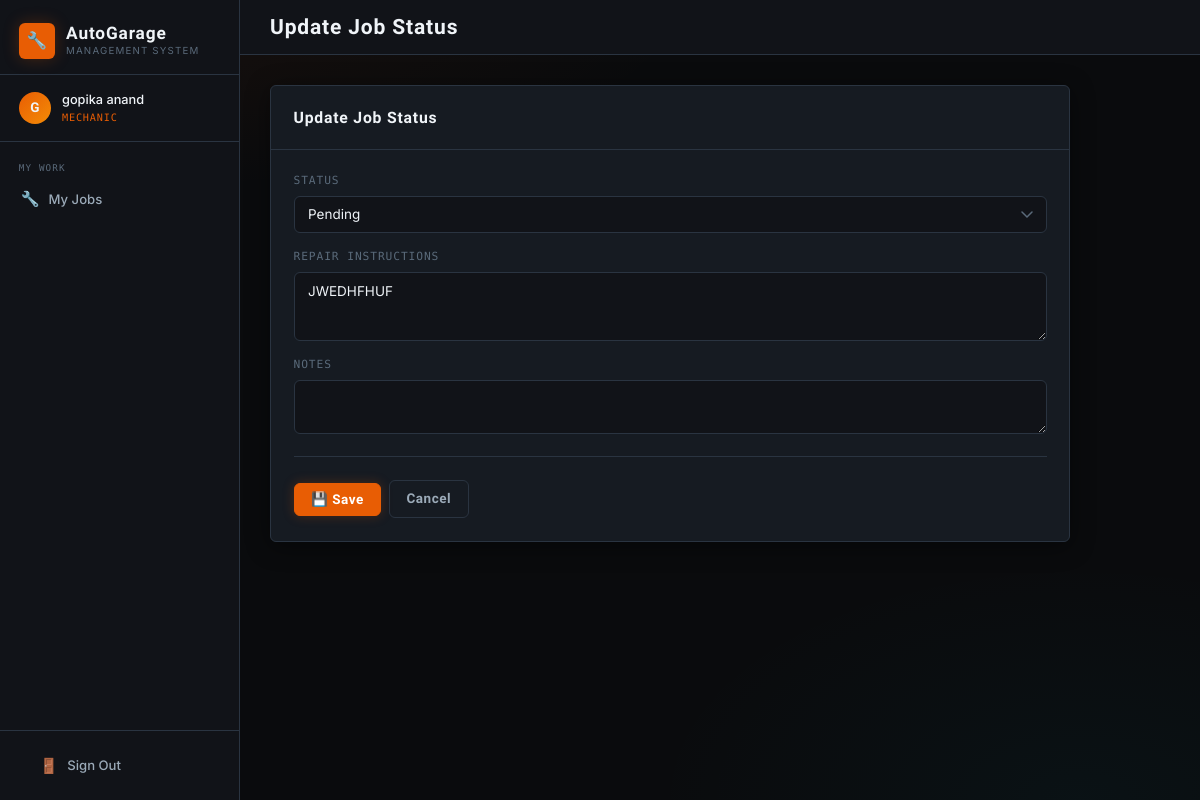
The page /jobs/1/status/ (signed in) on the database as committed earlier.
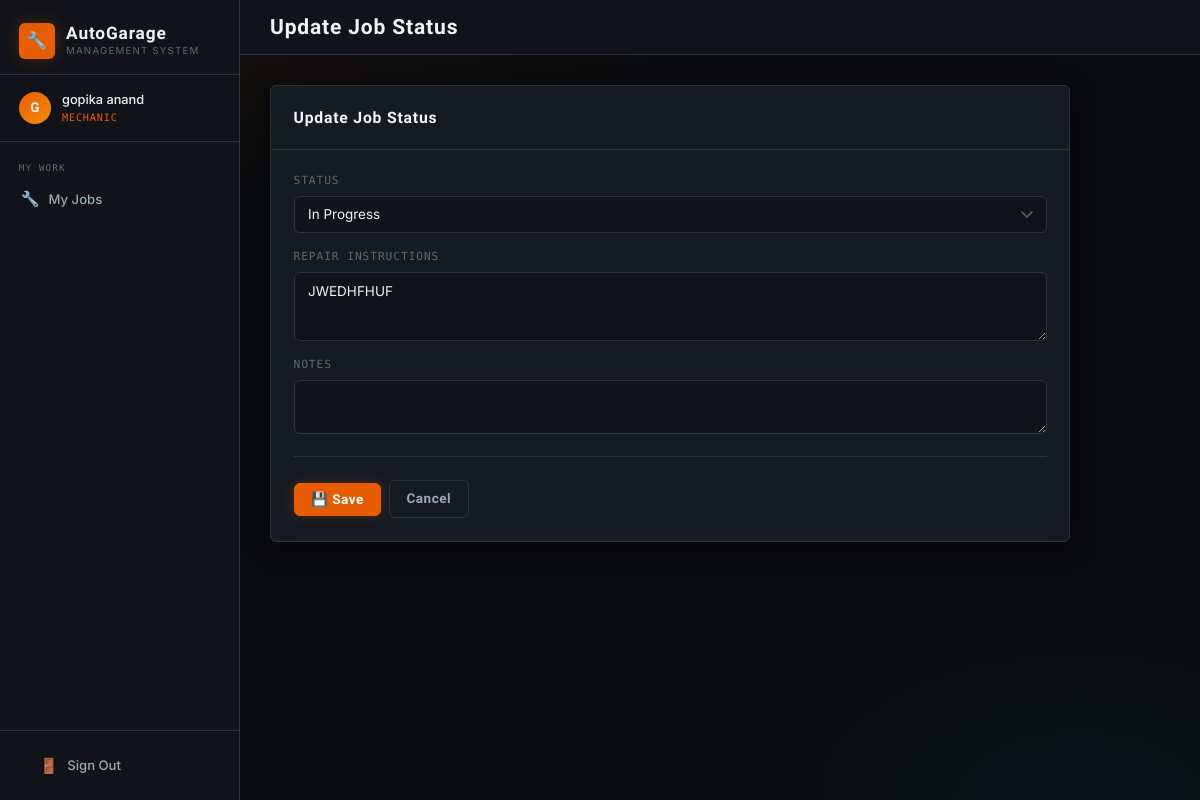
The same page on the database as committed later.
### core/models.py (models this page shows, shortened)
class JobCard(models.Model):
    STATUS_CHOICES = [
        ('pending', 'Pending'),
        ('in_progress', 'In Progress'),
        ('waiting_parts', 'Waiting for Parts'),
        ('completed', 'Completed'),
        ('delivered', 'Delivered'),
    ]
    job_number = models.CharField(max_length=20, unique=True, blank=True)
    vehicle = models.ForeignKey(Vehicle, on_delete=models.CASCADE, related_name='job_cards')
    advisor = models.ForeignKey(User, on_delete=models.SET_NULL, null=True, related_name='advised_jobs')
    mechanic = models.ForeignKey(User, on_delete=models.SET_NULL, null=True, blank=True, related_name='assigned_jobs')
    problem_description = models.TextField()
    repair_instructions = models.TextField(blank=True)
    status = models.CharField(max_length=20, choices=STATUS_CHOICES, default='pending')
    created_at = models.DateTimeField(auto_now_add=True)
    updated_at = models.DateTimeField(auto_now=True)
    completed_at = models.DateTimeField(null=True, blank=True)
    labour_cost = models.DecimalField(max_digits=10, decimal_places=2, default=0)
    notes = models.TextField(blank=True)

### core/views.py (the view)
# urls.py: path('jobs/<int:pk>/status/', views.job_update_status, name='job_update_status'),
@login_required
@role_required('owner', 'advisor', 'mechanic')
def job_update_status(request, pk):
    job = get_object_or_404(JobCard, pk=pk)
    form = JobStatusForm(request.POST or None, instance=job)
    if request.method == 'POST' and form.is_valid():
        form.save()
        messages.success(request, "Job status updated.")
        return redirect('job_detail', pk=pk)
    return render(request, 'core/job_form.html', {'form': form, 'title': 'Update Job Status', 'job': job})

### core/forms.py
class JobStatusForm(forms.ModelForm):
    class Meta:
        model = JobCard
        fields = ['status', 'repair_instructions', 'notes']
        widgets = {
            'status': forms.Select(attrs={'class': 'form-input'}),
            'repair_instructions': forms.Textarea(attrs={'class': 'form-input', 'rows': 3}),
            'notes': forms.Textarea(attrs={'class': 'form-input', 'rows': 2}),
        }

### core/views.py (called while the page is built)
def role_required(*roles):
    def decorator(view_func):
        @wraps(view_func)
        def wrapper(request, *args, **kwargs):
            if not request.user.is_authenticated:
                return redirect('login')
            try:
                profile = request.user.profile
                if profile.role in roles or request.user.is_superuser:
                    return view_func(request, *args, **kwargs)
            except UserProfile.DoesNotExist:
                if request.user.is_superuser:
                    return view_func(request, *args, **kwargs)
            messages.error(request, "You don't have permission to access that page.")
            return redirect('dashboard')
        return wrapper
    return decorator

### core/templates/core/job_form.html (shortened to what this page needs)
{% extends 'core/base.html' %}
{% block page_title %}{{ title }}{% endblock %}
{% block content %}
<div class="card" style="max-width:800px;">
  <div class="card-header"><span class="card-title">{{ title }}</span></div>
  <div class="card-body">
    <form method="post">
      {% for field in form %}
      <div class="form-group mb-2">
        <label for="{{ field.id_for_label }}">{{ field.label }}</label>
        {{ field }}
      </div>
      {% endfor %}
      <hr class="divider">
      <div class="flex gap-2">
        <button type="submit" class="btn btn-primary">💾 Save</button>
        <a href="javascript:history.back()" class="btn btn-secondary">Cancel</a>
      </div>
    </form>
  </div>
</div>
{% endblock %}

Rows that differ between the two databases and show on the page:
changed JobCard "JWEDHFHUF": status "Pending" → "In Progress"
